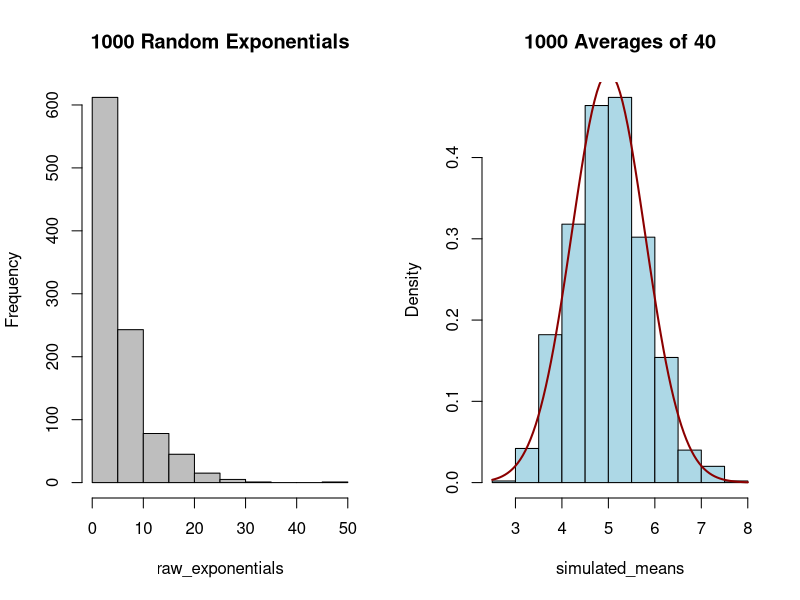
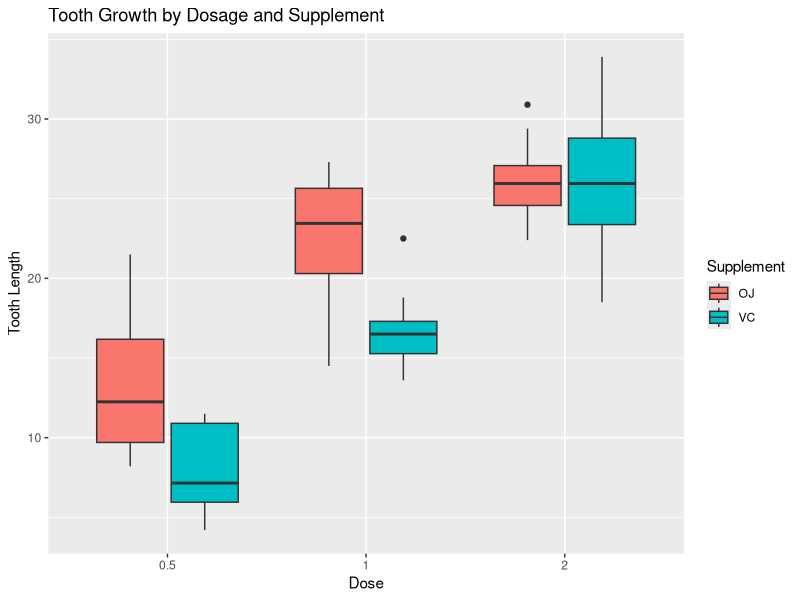

Write R code to recreate these figures, in order.
## ---- chunk 1
knitr::opts_chunk$set(echo = TRUE, warning = FALSE, message = FALSE)
library(ggplot2)
## ---- chunk 2
lambda <- 0.2
n <- 40
sims <- 1000

simulated_means <- replicate(sims, mean(rexp(n, lambda)))
## ---- chunk 3
# Theoretical Mean
theoretical_mean <- 1/lambda
sim_mean <- mean(simulated_means)
sprintf("The theoretical mean is %d while the simulated mean is %.4f", theoretical_mean, sim_mean)
## ---- chunk 4
theoretical_var <- (1/lambda)^2 / n
sample_var <- var(simulated_means)
## ---- chunk 5
# 1000 random exponentials
raw_exponentials <- rexp(sims, lambda)

# Comparison Plot
par(mfrow = c(1, 2))
hist(raw_exponentials, main = "1000 Random Exponentials", col = "gray")
hist(simulated_means, main = "1000 Averages of 40", col = "lightblue", prob = TRUE)
curve(dnorm(x, mean = theoretical_mean, sd = sqrt(theoretical_var)), 
      add = TRUE, col = "darkred", lwd = 2)
## ---- chunk 6
data("ToothGrowth")
summary(ToothGrowth)

ggplot(ToothGrowth, aes(x = factor(dose), y = len, fill = supp)) +
  geom_boxplot() +
  labs(title = "Tooth Growth by Dosage and Supplement",
       x = "Dose", y = "Tooth Length", fill = "Supplement")
## ---- chunk 7
t.test(len ~ supp, data = ToothGrowth, var.equal = FALSE)
## ---- chunk 8
t.test(len ~ dose, data = subset(ToothGrowth, dose %in% c(0.5, 1.0)))
## ---- chunk 9
t.test(len ~ dose, data = subset(ToothGrowth, dose %in% c(1.0, 2.0)))
## ---- chunk 10
t.test(len ~ dose, data = subset(ToothGrowth, dose %in% c(0.5, 2.0)))
## ---- chunk 11
t.test(len ~ supp, data = subset(ToothGrowth, dose == 0.5))
## ---- chunk 12
t.test(len ~ supp, data = subset(ToothGrowth, dose == 1.0))
## ---- chunk 13
t.test(len ~ supp, data = subset(ToothGrowth, dose == 2.0))
